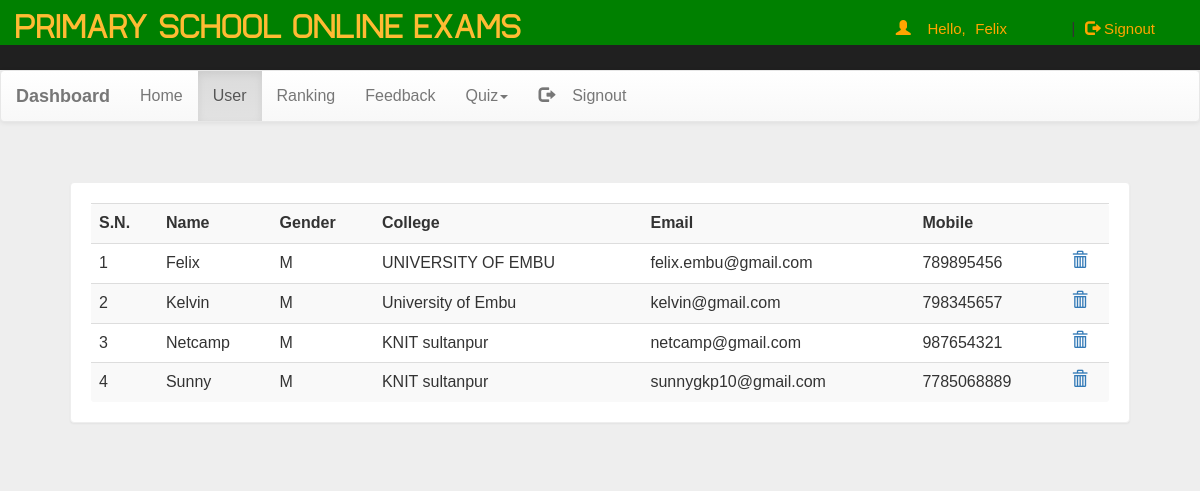
Screenshot of /onexam/dash.php?q=1 (signed in) with the database file from the repository.
### tables this page shows
CREATE TABLE `user` (
  `name` varchar(50) NOT NULL,
  `gender` varchar(5) NOT NULL,
  `college` varchar(100) NOT NULL,
  `email` varchar(50) NOT NULL,
  `mob` bigint(20) NOT NULL,
  `password` varchar(50) NOT NULL
);

### onexam/dash.php (the view, shortened to what this page needs)
<!DOCTYPE html PUBLIC "-//W3C//DTD XHTML 1.0 Transitional//EN" "http://www.w3.org/TR/xhtml1/DTD/xhtml1-transitional.dtd">
<html xmlns="http://www.w3.org/1999/xhtml">
<head>
<link  rel="stylesheet" href="css/bootstrap.min.css"/>
 <link  rel="stylesheet" href="css/bootstrap-theme.min.css"/>
 <link rel="stylesheet" href="css/main.css">
 <link  rel="stylesheet" href="css/font.css">
</head>
<body  style="background:#eee;">
<div class="header">
<div style="background-color: green" class="row">
<div class="col-lg-6">
<span class="logo">PRIMARY SCHOOL ONLINE EXAMS</span></div>
<?php
 include_once 'dbConnection.php';
  if(!(isset($_SESSION['email']))){
header("location:index.php");
}
else
{
$name = $_SESSION['name'];;
echo '<span class="pull-right top title1" ><span class="log1"><span class="glyphicon glyphicon-user" aria-hidden="true"></span>&nbsp;&nbsp;&nbsp;&nbsp;Hello,</span> <a href="account.php" class="log log1">'.$name.'</a>&nbsp;|&nbsp;<a href="logout.php?q=account.php" class="log"><span class="glyphicon glyphicon-log-out" aria-hidden="true"></span>&nbsp;Signout</button></a></span>';
}?>
</div></div>
<nav class="navbar navbar-default title1">
  <div class="container-fluid">
    <div class="navbar-header">
      <a class="navbar-brand" href="dash.php?q=0"><b>Dashboard</b></a>
    </div>
    <div class="collapse navbar-collapse" id="bs-example-navbar-collapse-1">
      <ul class="nav navbar-nav">
        <li <?php if(@$_GET['q']==0) echo'class="active"'; ?>><a href="dash.php?q=0">Home<span class="sr-only">(current)</span></a></li>
        <li <?php if(@$_GET['q']==1) echo'class="active"'; ?>><a href="dash.php?q=1">User</a></li>
		<li <?php if(@$_GET['q']==2) echo'class="active"'; ?>><a href="dash.php?q=2">Ranking</a></li>
		<li <?php if(@$_GET['q']==3) echo'class="active"'; ?>><a href="dash.php?q=3">Feedback</a></li>
        <li class="dropdown <?php if(@$_GET['q']==4 || @$_GET['q']==5) echo'active"'; ?>">
          <a href="#" class="dropdown-toggle" data-toggle="dropdown" role="button" aria-haspopup="true" aria-expanded="false">Quiz<span class="caret"></span></a>
        </li><li class="pull-right"> <a href="logout.php?q=account.php"><span class="glyphicon glyphicon-log-out" aria-hidden="true"></span>&nbsp;&nbsp;&nbsp;&nbsp;Signout</a></li>
      </ul>
          </div>
  </div>
</nav>
<div class="container">
<div class="row">
<div class="col-md-12">
<?php if(@$_GET['q']==1) {
$result = mysqli_query($con,"SELECT * FROM user") or die('Error');
echo  '<div class="panel"><div class="table-responsive"><table class="table table-striped title1">
<tr><td><b>S.N.</b></td><td><b>Name</b></td><td><b>Gender</b></td><td><b>College</b></td><td><b>Email</b></td><td><b>Mobile</b></td><td></td></tr>';
$c=1;
while($row = mysqli_fetch_array($result)) {
	$name = $row['name'];
	$mob = $row['mob'];
	$gender = $row['gender'];
    $email = $row['email'];
	$college = $row['college'];
	echo '<tr><td>'.$c++.'</td><td>'.$name.'</td><td>'.$gender.'</td><td>'.$college.'</td><td>'.$email.'</td><td>'.$mob.'</td>
	<td><a title="Delete User" href="update.php?demail='.$email.'"><b><span class="glyphicon glyphicon-trash" aria-hidden="true"></span></b></a></td></tr>';
}
echo '</table></div></div>';
}?>
</div>
</div></div>
</body>
</html>

### onexam/css/main.css (style rules this page uses)
body { overflow-x:hidden; width:100%; font: 15px "Century Gothic", "Times Roman", sans-serif; background:#eee; min-height:550px; background-attachment:fixed; }
.panel { border-color:#eee; margin:40px; padding:20px; font: 15px "Century Gothic", "Times Roman", sans-serif; }
.header { background:#202020; height:70px; }
.logo { font-family:'typo'; font-size:35px; color:#ffbb33; margin:15px; }
.title1 { font: 16px "Century Gothic", "Times Roman", sans-serif; }
.top { margin-top:20px; }
.log1 { font: 15px 'Ubuntu', sans-serif; color:orange; margin-left:10px; }
.log { margin:10px; margin-right:60px; margin-left:5px; color:orange; text-decoration:none; font-size:20px; font-size:15px; }

### rows the page displays
user: name "Felix", gender "M", college "UNIVERSITY OF EMBU", email "felix.embu@gmail.com", mob "789895456"
user: name "Kelvin", gender "M", college "University of Embu", email "kelvin@gmail.com", mob "798345657"
user: name "Netcamp", gender "M", college "KNIT sultanpur", email "netcamp@gmail.com", mob "987654321"
user: name "Sunny", gender "M", college "KNIT sultanpur", email "sunnygkp10@gmail.com", mob "7785068889"

### other values shown
$name "Felix"
